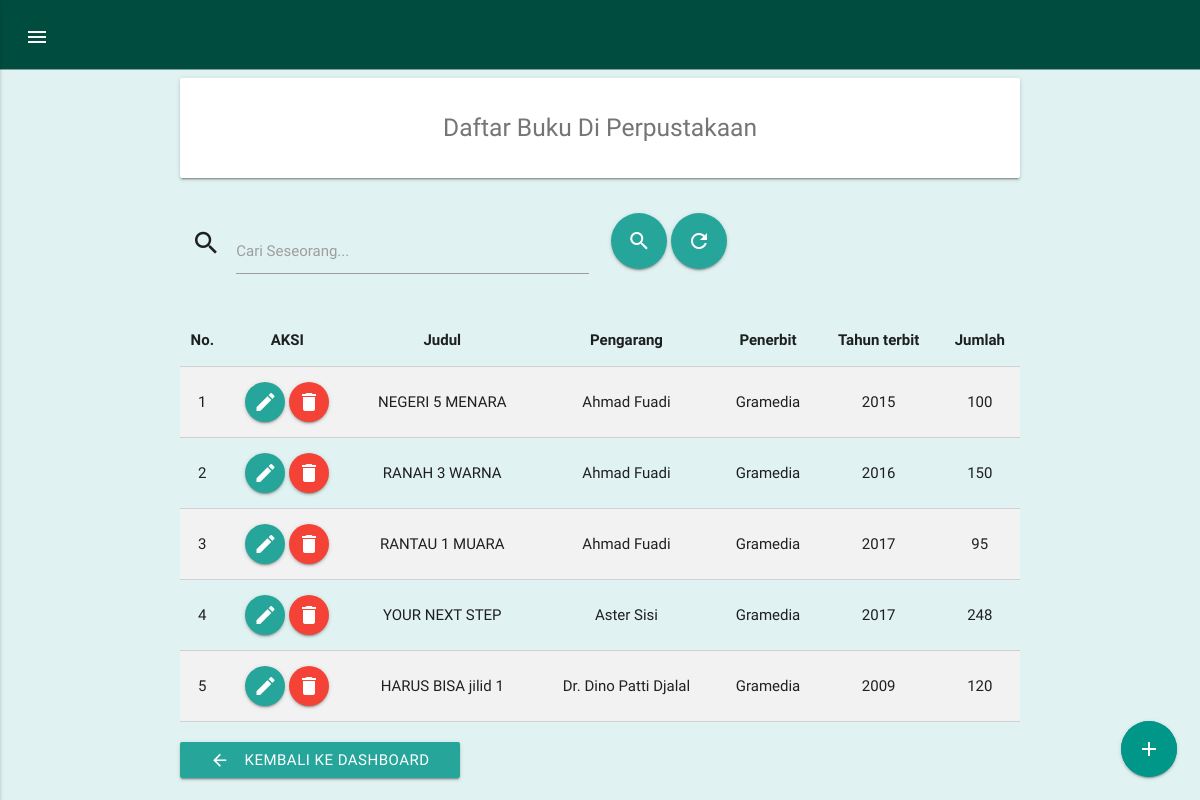
/buku/buku.php (signed in), run on the app's committed database.
### tables this page shows
CREATE TABLE `tb_buku` (
  `id_buku` int(11) NOT NULL,
  `judul_buku` varchar(100) NOT NULL,
  `pengarang` varchar(100) NOT NULL,
  `penerbit` varchar(100) NOT NULL,
  `tahun_terbit` int(4) NOT NULL,
  `jumlah` int(11) NOT NULL
);

### buku/functions.php (called while the page is built, shortened)
<?php
$conn = mysqli_connect("localhost", "root", "", "perpustakaan");
function query($query){
	global $conn;
	$result = mysqli_query($conn, $query);
	$rows = [];
	while( $row = mysqli_fetch_assoc($result) ){
		$rows[] = $row;
	}
	return $rows;
}
?>

### buku/buku.php (the view, shortened to what this page needs)
<?php
require 'functions.php';
$buku = query("SELECT * FROM tb_buku");
?>
<!DOCTYPE html>
  <html>
    <head>
      <link rel="stylesheet" href="../css/materialize.min.css">
      <link rel="stylesheet" href="../css/style.css">
    </head>
    <body>
            <div class="main">
              <div class="navigation">
                <a href="#" data-activates="slide-out" class="button-collapse"><i class="material-icons">menu</i></a>
              </div>
            </div>
            <div class="container">
              <div class="row">
                <div class="col l12 m12 s12">
                  <div class="card-panel">
                    <h5 class="text-darken-2 center">Daftar Buku Di Perpustakaan</h5>
                </div>
              </div>
            </div>
            <div class="row">
              <form action="" method="post" class="col m12 s12">
                <div class="input-field col m6 s12">
                  <i class="material-icons prefix">search</i>
                  <input id="keyword" type="text" name="keyword" class="validate">
                  <label for="keyword">Cari Seseorang...</label>
                </div>
                <div class="col m6 s12">
                  <button type="submit" name="cari" class="btn btn-floating btn-large"><i class="material-icons">search</i></button>
                  <button type="submit" name="back" class="btn btn-floating btn-large"><i class="material-icons">refresh</i></button>
                </div>
              </form>
            </div>
            <div class="row">
              <div class="col s12">
                <table class="table responsive-table bordered striped highlight centered">
                  <thead>
                    <tr>
                      <th>No.</th>
                      <th>AKSI</th>
                      <th>Judul</th>
                      <th>Pengarang</th>
                      <th>Penerbit</th>
                      <th>Tahun terbit</th>
                      <th>Jumlah</th>
                    </tr>
                  </thead>
                  <tbody>
                    <?php $i = 1; ?>
                      <?php foreach( $buku as $row ) : ?>
                        <tr>
                          <td><?= $i; ?></td>
                          <td>
                            <a href="ubah.php?id_buku=<?= $row["id_buku"]; ?>" class="btn btn-floating waves-effect waves-light light_blue"><i class="material-icons">create</i></a>
                            <a href="hapus.php?id_buku=<?= $row["id_buku"] ?>" onclick="return confirm('Apakah anda yakin ingin menghapus data ini ?')" class="btn btn-floating waves-effect waves-light red"><i class="material-icons">delete</i></a>
                          </td>
                          <td><?= $row["judul_buku"]; ?></td>
                          <td><?= $row["pengarang"]; ?></td>
                          <td><?= $row["penerbit"]; ?></td>
                          <td><?= $row["tahun_terbit"]; ?></td>
                          <td><?= $row["jumlah"]; ?></td>
                        </tr>
                        <?php $i++; ?>
                    <?php endforeach; ?>
                  </tbody>
                </table>
              </div>
            </div>
            <div class="row">
              <div class="col m6 s12">
                  <a href="../index.php" class="btn" type="submit" name="action">Kembali ke Dashboard
                    <i class="material-icons left">arrow_back</i>
                  </a>
                </div>
              </div>
            </div>
            <div class="fixed-action-btn">
              <a class="btn btn-floating btn-large pulse waves-effect waves-light teal tooltipped" data-position="left" data-delay="30" data-tooltip="Tekan untuk tambah buku" href="tambah_buku.php"><i class="material-icons">add</i></a>
            </div>
    </body>
  </html>

### css/style.css (style rules this page uses)
body { margin: 0; padding: 0; background-color: #e0f2f1; }
.main { width: 100%; height: 70px; padding: 20px; background-color: #004d40; border-bottom: 1px solid rgba(189, 195, 199, .7); }
.navigation { width: 3%; padding: 5px; }
.navigation .button-collapse { color: #fff; }
.card-panel { height: 100px; color: #757575; }
table { overflow: scroll; }

### data on the page
tb_buku: judul_buku "NEGERI 5 MENARA", pengarang "Ahmad Fuadi", penerbit "Gramedia", tahun_terbit "2015", jumlah "100"
tb_buku: judul_buku "RANAH 3 WARNA", pengarang "Ahmad Fuadi", penerbit "Gramedia", tahun_terbit "2016", jumlah "150"
tb_buku: judul_buku "RANTAU 1 MUARA", pengarang "Ahmad Fuadi", penerbit "Gramedia", tahun_terbit "2017", jumlah "95"
tb_buku: judul_buku "YOUR NEXT STEP", pengarang "Aster Sisi", penerbit "Gramedia", tahun_terbit "2017", jumlah "248"
tb_buku: judul_buku "HARUS BISA jilid 1", pengarang "Dr. Dino Patti Djalal", penerbit "Gramedia", tahun_terbit "2009", jumlah "120"
